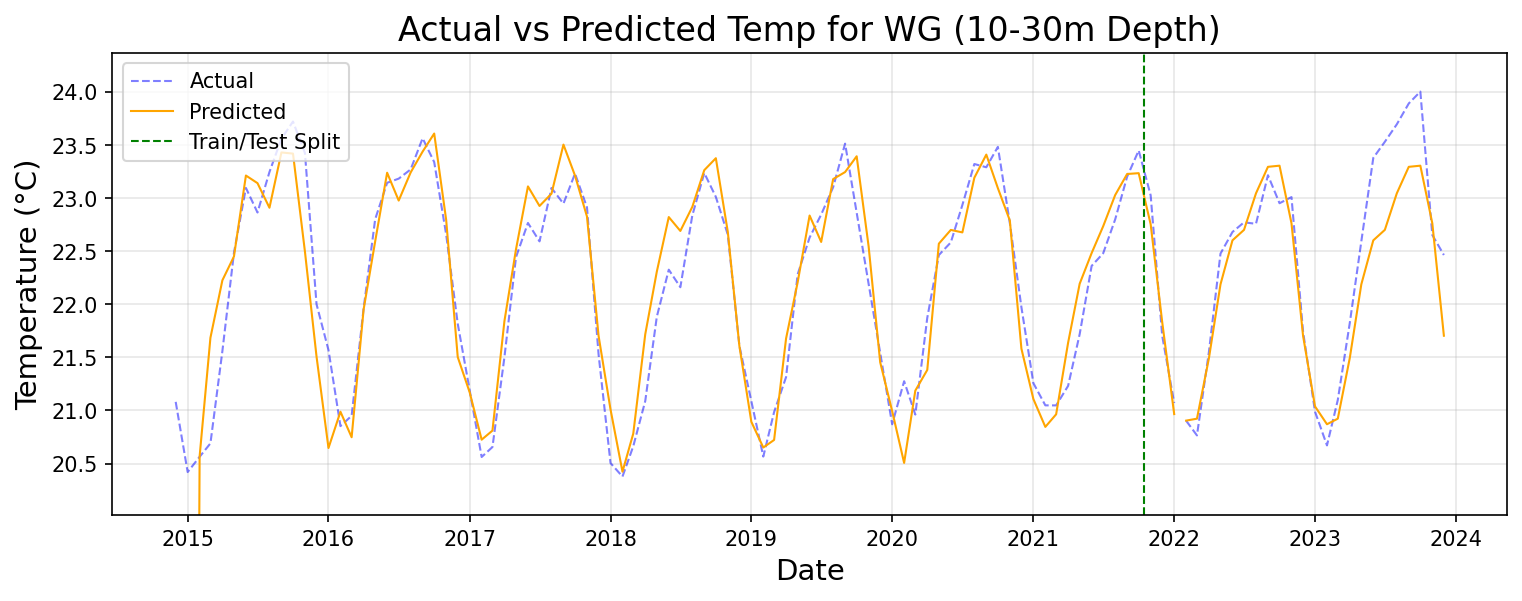
#> input picture Nick_SARIMA _models/evan_sid_sarima/plots_temp/WG_10-30m_temp_train_test_forecast.png, 1522 x 601 px
$ python image_concatenator.py
#> lines starting #> are read from the running program, lines starting #| are printed output that depends on the picture
from PIL import Image

def concat_images_vertically(image1_path, image2_path, output_path):
    # Open the images
#> called with image1_path = 'WG_10-30m_temp_train_test_forecast.png', image2_path = '1030temp.png', output_path = 'LSTM_SARIMA_Temp_plot.png'
    im1 = Image.open(image1_path)
#> im1 is the input picture: PIL image 1522x601 RGBA; mean R, G, B, A 247.8, 246.7, 245.4, 255
    im2 = Image.open(image2_path)
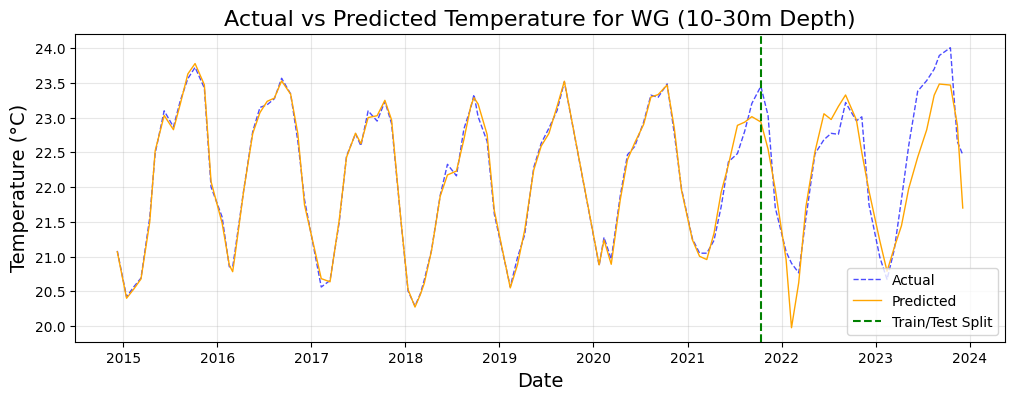
#> input picture Nick_SARIMA _models/evan_sid_sarima/plots_temp/1030temp.png, 1015 x 400 px
#> im2 is the input picture: PIL image 1015x400 RGBA; mean R, G, B, A 247.5, 246.4, 245.1, 255

    # Get sizes of the images
    w1, h1 = im1.size
#> w1 = 1522; h1 = 601
    w2, h2 = im2.size
#> w2 = 1015; h2 = 400

    # If widths are different, resize image2 to match image1's width
    if w1 != w2:
        new_height = int(h2 * (w1 / w2))
#> new_height = 599
        im2 = im2.resize((w1, new_height))
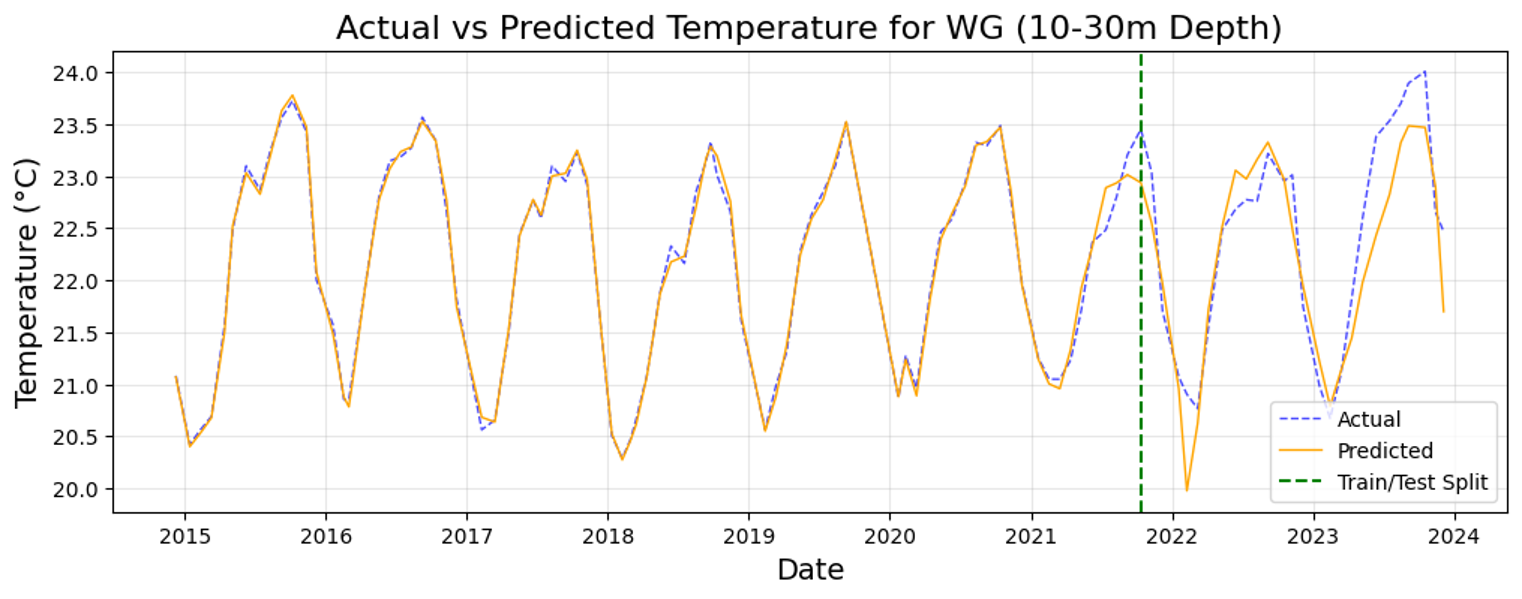
#> im2: PIL image 1522x599 RGBA; mean R, G, B, A 247.3, 246.2, 244.8, 255
        w2, h2 = im2.size
#> w2 = 1522; h2 = 599

    # Create a new image with the same width and combined height
    new_image = Image.new('RGB', (w1, h1 + h2))
#> new_image: PIL image 1522x1200 RGB; every value is 0

    # Paste image1 at the top and image2 below it
    new_image.paste(im1, (0, 0))
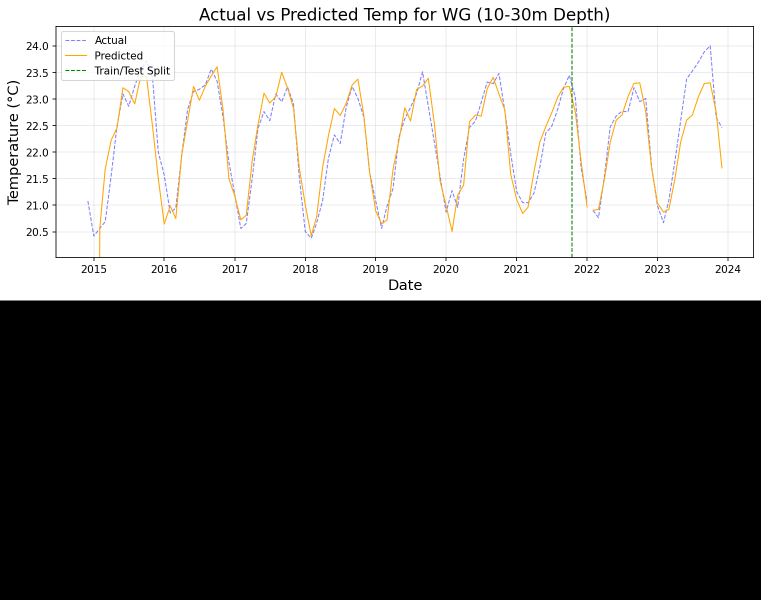
#> new_image: PIL image 1522x1200 RGB (shown at 1/2 size); mean R, G, B 124.1, 123.6, 122.9
    new_image.paste(im2, (0, h1))
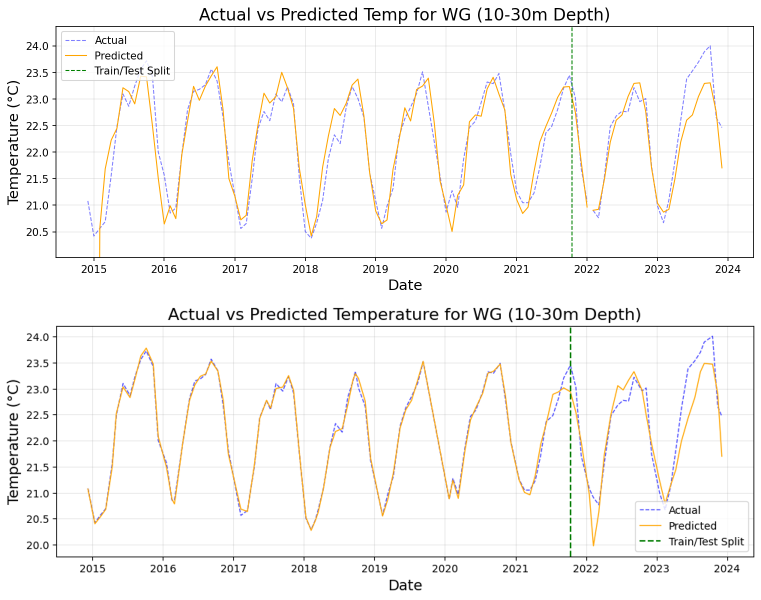
#> new_image: PIL image 1522x1200 RGB (shown at 1/2 size); mean R, G, B 247.5, 246.5, 245.1

    # Save the concatenated image
    new_image.save(output_path)
    print(f"Output image saved as {output_path}")

# File names are hardcoded here.
image1 = 'WG_10-30m_temp_train_test_forecast.png'
image2 = '1030temp.png'
output = 'LSTM_SARIMA_Temp_plot.png'

concat_images_vertically(image1, image2, output)
